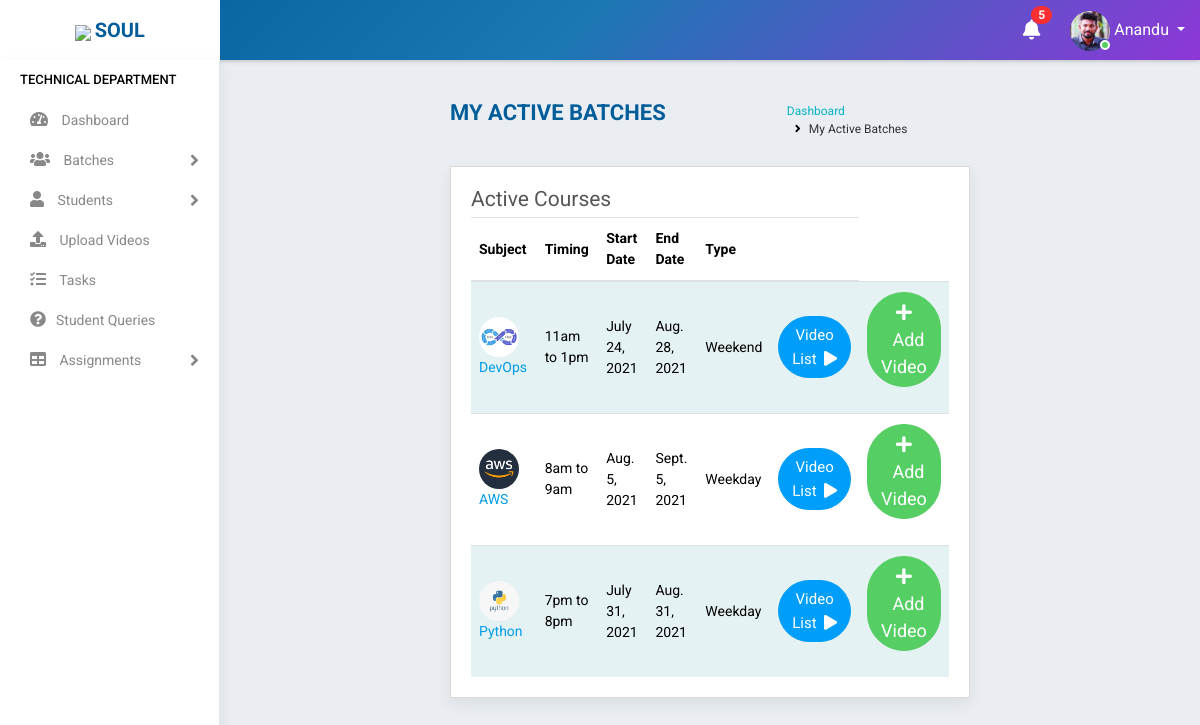
The app's page /trainer/batch_active_list/ (signed in) with its own data.
### accounts/models.py (models this page shows, shortened)
class Staff(models.Model):
    value= (
    ('1', 'Operations'),
    ('2', 'Sales'),
    ('3', 'Trainer'),
    ('4', 'Admin'),
    )
    state = (
    ('Andhra Pradesh','Andhra Pradesh'),
    ('Arunachal Pradesh','Arunachal Pradesh'),
    ('Assam','Assam'),
    ('Bihar','Bihar'),
    ('Chhattisgarh','Chattisgarh'),
    ('Goa','Goa'),
    ('Gujarat','Gujarat'),
    ('Haryana','Haryana'),
    ('Himachal Pradesh','Himachal Pradesh'),
    ('Jharkhand','Jharkhand'),
    ('Karnataka','Karnataka'),
    ('Kerala','Kerala'),
    ('Madhya Pradesh','Madhya Pradesh'),
    ('Maharashtra','Maharashtra'),
    ('Manipur','Manipur'),
    ('Meghalaya','Meghalaya'),
    ('Mizoram','Mizoram'),
    ('Nagaland','Nagaland'),
    ('Odisha','Odisha'),
    ('Rajasthan','Rajasthan'),
    ('Sikkim','Sikkim'),
    ('Tamil Nadu','Tamil Nadu'),
    ('Telangana','Telangana'),
    ('Tripura','Tripura'),
    ('Uttar Pradesh','Uttar Pradesh'),
    ('Uttarakhand','Uttarakhand'),
    ('West Bengal','West Bengal')
    )
    groups = (
        ('AB+', 'AB+'),
        ('AB-', 'AB-'),
        ('A+', 'A+'),
        ('A-', 'A-'),
        ('B+', 'B+'),
        ('B-', 'B-'),
        ('O+', 'O+'),
        ('O-', 'O-'),
        )
    user = models.OneToOneField(User,on_delete=models.CASCADE,null=True,blank=True)
    name = models.CharField(max_length=100,null=True, blank=True)
    empid = models.CharField(max_length=100,null=True, blank=True)
    mobile = models.CharField(max_length=10,null=True, blank=True)
    email = models.EmailField(max_length=200,null=True, blank=True)
    sex = models.CharField(max_length=10,null=True,choices=(('Male','Male'),('Female','Female')), blank=True)
    dob = models.DateField(null=True, blank=True)
    doj = models.DateField(null=True, blank=True)
    blood_group = models.CharField(max_length=100,null=True, blank=True,choices=groups)
    house = models.CharField(max_length=100,null=True, blank=True)
    street =models.CharField(max_length=100,null=True, blank=True)
    street2 =models.CharField(max_length=100,null=True, blank=True)
    city = models.CharField(max_length=100,null=True, blank=True)
    state = models.CharField(max_length=100,null=True,choices=state, blank=True)
    stype = models.CharField(max_length=100,null=True,choices=value, blank=True)
    status = models.CharField(max_length=20,choices=(('Active','Active'),('Inactive','Inactive')),default='Active')
    profile_pic = models.ImageField(null=True, blank=True,default="student.jpg")

class Batch(models.Model):
    mod_value= [
    ('1', 'Weekday'),
    ('2', 'Weekend')
    ]
    status_value= [
        ('Yet to start', 'Yet to start'),
        ('Ongoing', 'Ongoing'),
        ('Completed', 'Completed'),
    ]
    subject = models.ForeignKey(Courses,on_delete=models.CASCADE,null=True,blank=True)
    trainer = models.ForeignKey(Staff,on_delete=models.CASCADE,null=True,limit_choices_to={'stype':"3"},blank=True)
    timing = models.CharField(max_length=100, null=True,blank=True)
    start_date = models.DateField(null=True,blank=True)
    end_date = models.DateField(null=True,blank=True)
    link = models.CharField(max_length=1000,null=True,blank=True)
    passcode = models.CharField(max_length=100,null=True,blank=True,default="N/A")
    mode = models.CharField(max_length=100,choices=mod_value,default=1,blank=True)
    status = models.CharField(max_length=100,choices=status_value,blank=True,default="Yet to start")

class Courses(models.Model):
    name = models.CharField(max_length=300,null=True)
    fee = models.CharField(max_length=6)
    link = models.CharField(max_length=1000,null=True, blank=True)
    pic = models.ImageField(null=True, blank=True)
    def __str__(self):
        return self.name

### accounts/views.py (the view)
# urls.py: path('trainer/batch_active_list/', ActiveBatchList.as_view(),name='active_batch_list'),
class ActiveBatchList(View):
    def get(self, request):
        user=request.user
        if user.is_authenticated:
            note = Notification.objects.filter(receiver=user).filter(status="Not Read").order_by('-datetime')
            no_count = note.count()
            try:
                s = Staff.objects.get(user=user)
                batch = Batch.objects.filter(trainer=s).filter(status="Ongoing")
                if s.stype == "3":
                    return render(request,'accounts/activebatch.html',{'s':s,'batch':batch,'no_count':no_count,'note':note})
                else:
                    return redirect('home')
            except:
                return redirect('home')
        else:
            return redirect('logout')

### accounts/templates/accounts/activebatch.html (shortened to what this page needs)
{% extends 'accounts/main.html' %}
    {% block content %}
<div class="main-wrapper">
    {% include 'accounts/navbar.html' %}
    {% include 'accounts/sidebar_trainer.html' %}
        <div class="page-wrapper">
            <div class="content container-fluid">
                <div class="page-header">
                    <div class="row">
                        <div class="col-lg-7 col-md-12 col-sm-12 col-12">
                            <h5 class="text-uppercase">My Active Batches</h5>
                        </div>
                        <div class="col-lg-5 col-md-12 col-sm-12 col-12">
                            <ul class="list-inline breadcrumb float-right">
                                <li class="list-inline-item"><a href="{% url 'home' %}">Dashboard</a></li>
                                <li class="list-inline-item">My Active Batches</li>
                            </ul>
                        </div>
                    </div>
                </div>
                <div class="content-page">
                    <div class="row">
                        <div class="col-sm-8 col-5">
                            <h4 class="page-title">Active Courses</h4>
                        </div>
                    </div>
                    <div class="row">
                        <div class="col-md-12">
                            <div class="table-responsive">
                                <table class="table table-striped custom-table">
                                    <thead>
                                        <tr >
                                            <th >Subject</th>
                                            <th >Timing</th>
                                            <th >Start Date</th>
                                            <th >End Date</th>
                                            <th >Type</th>
                                            <th ></th>
                                        </tr>
                                    </thead>
                                    <tbody>
                                        {% for i in batch %}
                                        <tr>
                                            <td>
                                                <span class="user-img"><img class="rounded-circle" src="{{i.subject.pic.url}}" width="40" height="40">
                                                    <a href="{{i.link}}">{{i.subject}}</a></span></td>
                                            <td>{{i.timing}}</td>
                                            <td>{{i.start_date}}</td>
                                            <td>{{i.end_date}}</td>
                                            <td>{{i.get_mode_display}}</td>
                                            <td class="text-right"><a href="{% url 'batch_content_list' i.id %}" class="btn btn-info" style="border-radius: 80px 80px 80px 80px ;color: white">
                                                <span style="font-size:15px">Video List&nbsp;&nbsp;<i class="fas fa-play"></i></span></a></td>
                                            <td class="text-right">
                                                <p><a href="{% url 'batch_content' i.id %}" class="btn btn-success " style="border-radius: 80px 80px 80px 80px ;color: white">
                                                    <span style="font-size:18px"><i class="fas fa-plus"></i>&nbsp;&nbsp;Add Video</span></a></p>
                                            </td>
                                        </tr>
                                        {% empty %}
                                        <tr><td colspan="6"><center><b>No active batches</b></center></td></tr>
                                        {% endfor %}
                                    </tbody>
                                </table>
                            </div>
                        </div>
                    </div>
                </div>
            </div>
        </div>
    </div>
{% endblock %}

### accounts/templates/accounts/navbar.html (shortened to what this page needs)
<div class="header">
    <div class="header-left">
        <a href="https://www.teqstories.com" class="logo">
            <img src="https://www.teqstories.com/assets/images/Blue.png" style="height: 40px;width:auto;">
            <span class="text-uppercase"><b>Soul</b></span>
        </a>
    </div>
    <div class="page-title-box float-left">
    </div>
    <ul class="nav user-menu float-right">
        {% include 'accounts/mini/notify.html' %}
        <li class="nav-item dropdown has-arrow">
            <a href="#" class="dropdown-toggle nav-link user-link" data-toggle="dropdown">
                <span class="user-img">
                    {% if request.user.staff.profile_pic %}
                    <img class="rounded-circle" src="{{request.user.staff.profile_pic.url}}" width="40" height="40" alt="Admin">
                    {% endif %}
                    <span class="status online"></span></span>
                <span>{{request.user.staff.name|title}}</span>
            </a>
        </li>
    </ul>
</div>

### records on screen
Batch: subject.pic (picture), subject "DevOps", timing "11am to 1pm", start_date "July 24, 2021", end_date "Aug. 28, 2021", mode "Weekend"
Batch: subject.pic (picture), subject "AWS", timing "8am to 9am", start_date "Aug. 5, 2021", end_date "Sept. 5, 2021", mode "Weekday"
Batch: subject.pic (picture), subject "Python", timing "7pm to 8pm", start_date "July 31, 2021", end_date "Aug. 31, 2021", mode "Weekday"

### other values on screen
{{ no_count }} "5"
{{ request.user.staff.name|title }} "Anandu"
